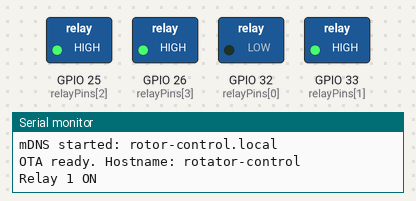
A sketch run on a simulated ESP32. Parts: switched loads named in the sketch (green lamp = pin HIGH), the last lines printed to the serial monitor. WiFi joins after 1.5 s; servers stay silent unless stated.

Above: at 3.1 s.
At 4.9 s:
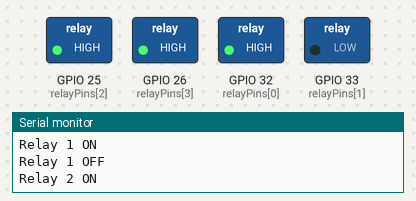
At 6.7 s:
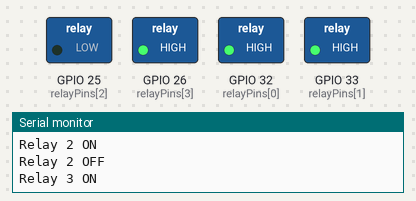
At 8.5 s:
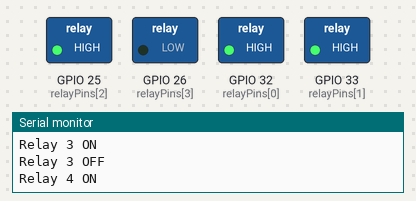
At 10.1 s:
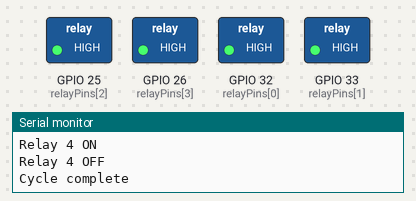
Timing chart, 0 to 13.8 s (numbered marks = the images above):
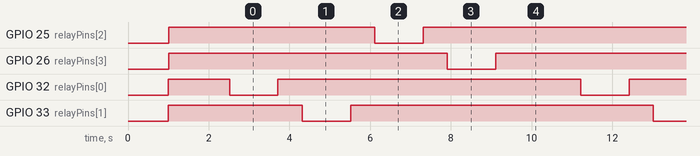

Measured:
- by itself, GPIO 25 (relayPins[2]), GPIO 26 (relayPins[3]), GPIO 32 (relayPins[0]), GPIO 33 (relayPins[1]): alternates HIGH for 7.5 s and LOW for 1.2 s
- by itself, everything shown: repeats every 8.7 s, in 8 steps

The sketch:

OTA_releay_test-2.ino
```cpp
#include <WiFi.h>
#include <ArduinoOTA.h>
#include <ESPmDNS.h>

// ======== Wi-Fi (EDIT THESE) ========
const char* WIFI_SSID = "Punky";
const char* WIFI_PASS = "Ein$tien1";

// Optional: OTA password (leave "" for none)
const char* OTA_PASSWORD = "";  // e.g. "changeme"

// Hostname you’ll see in Arduino IDE (Tools → Port)
const char* OTA_HOSTNAME = "rotator-control";

// ======== Relay mapping ========
// Relay 1 -> GPIO 32
// Relay 2 -> GPIO 33
// Relay 3 -> GPIO 25
// Relay 4 -> GPIO 26
const int relayPins[] = {32, 33, 25, 26};
const int relayCount = sizeof(relayPins) / sizeof(relayPins[0]);

// Your board worked with this setting in the previous test:
const bool RELAY_ACTIVE_LOW = true;

static inline void relayOff(int pin) {
  digitalWrite(pin, RELAY_ACTIVE_LOW ? HIGH : LOW);
}
static inline void relayOn(int pin) {
  digitalWrite(pin, RELAY_ACTIVE_LOW ? LOW : HIGH);
}

// Force relays to start normally-open (OFF)
void setupRelaysNormallyOpen() {
  for (int i = 0; i < relayCount; i++) {
    int pin = relayPins[i];

    relayOff(pin);        // set output latch to OFF (NO open)
    pinMode(pin, OUTPUT); // start driving the pin
    relayOff(pin);        // enforce OFF again
  }
}

void connectWiFi() {
  WiFi.mode(WIFI_STA);
  WiFi.setSleep(false); // helps OTA reliability
  WiFi.begin(WIFI_SSID, WIFI_PASS);

  Serial.printf("Connecting to Wi-Fi: %s\n", WIFI_SSID);
  uint32_t start = millis();

  while (WiFi.status() != WL_CONNECTED) {
    delay(300);
    Serial.print(".");
    if (millis() - start > 20000) { // 20s timeout
      Serial.println("\nWi-Fi connect timeout; retrying...");
      WiFi.disconnect(true);
      delay(500);
      WiFi.begin(WIFI_SSID, WIFI_PASS);
      start = millis();
    }
  }

  Serial.println("\nWi-Fi connected.");
  Serial.print("IP address: ");
  Serial.println(WiFi.localIP());
}

void setupOTA() {
  ArduinoOTA.setHostname(OTA_HOSTNAME);

  if (OTA_PASSWORD && OTA_PASSWORD[0] != '\0') {
    ArduinoOTA.setPassword(OTA_PASSWORD);
  }

  ArduinoOTA
    .onStart([]() {
      Serial.println("\nOTA Start");
    })
    .onEnd([]() {
      Serial.println("\nOTA End");
    })
    .onProgress([](unsigned int progress, unsigned int total) {
      Serial.printf("OTA Progress: %u%%\r", (progress * 100) / total);
    })
    .onError([](ota_error_t error) {
      Serial.printf("\nOTA Error[%u]: ", error);
      if (error == OTA_AUTH_ERROR) Serial.println("Auth Failed");
      else if (error == OTA_BEGIN_ERROR) Serial.println("Begin Failed");
      else if (error == OTA_CONNECT_ERROR) Serial.println("Connect Failed");
      else if (error == OTA_RECEIVE_ERROR) Serial.println("Receive Failed");
      else if (error == OTA_END_ERROR) Serial.println("End Failed");
    });

  ArduinoOTA.begin();
  Serial.printf("OTA ready. Hostname: %s\n", OTA_HOSTNAME);
}

void setupRelays() {
  Serial.println("Initializing relays OFF...");
  for (int i = 0; i < relayCount; i++) {
    pinMode(relayPins[i], OUTPUT);
    relayOff(relayPins[i]);
    Serial.printf("Relay %d (GPIO %d) OFF\n", i + 1, relayPins[i]);
  }
}

void setup() {
  Serial.begin(115200);
  delay(1000);
  Serial.println("\n=== EEgo ESP32 Relay Test + OTA ===");

  setupRelays();
  connectWiFi();

  if (!MDNS.begin("rotor-control")) {
  Serial.println("Error starting mDNS");
} else {
  Serial.println("mDNS started: rotor-control.local");
}

  setupOTA();
}

void loop() {
  // OTA handler must run frequently
  ArduinoOTA.handle();

  // Relay test pattern (non-blocking-ish: short delays only)
  for (int i = 0; i < relayCount; i++) {
    ArduinoOTA.handle();
    Serial.printf("Relay %d ON\n", i + 1);
    relayOn(relayPins[i]);

    uint32_t t0 = millis();
    while (millis() - t0 < 1200) ArduinoOTA.handle();

    ArduinoOTA.handle();
    Serial.printf("Relay %d OFF\n", i + 1);
    relayOff(relayPins[i]);

    t0 = millis();
    while (millis() - t0 < 600) ArduinoOTA.handle();
  }

  Serial.println("Cycle complete\n");
  uint32_t t0 = millis();
  while (millis() - t0 < 1500) ArduinoOTA.handle();
}
```
